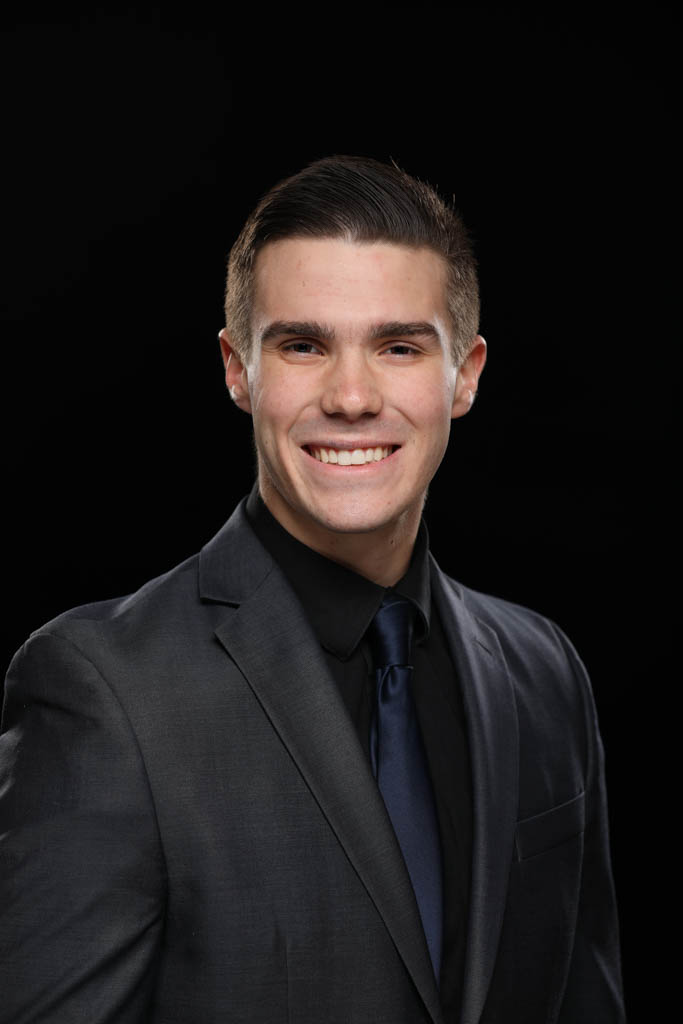
#> input picture examples/webapps/stupick/stupics/broll554.bmp, 683 x 1024 px, given in place of fluffy-cloud.jpg, which was not available
$ python lab9.py
#> lines starting #> are read from the running program, lines starting #| are printed output that depends on the picture; pictures that were not available may be replaced by others from this repository, and a replacement may not be noted
# drawing.py

# To try this example out, first install the Pillow image library by executing
# the following at a terminal prompt:
#    pip install pillow
#
# Documentation for the ImageDraw class is here:
#    https://pillow.readthedocs.io/en/3.3.x/reference/ImageDraw.html

from PIL import Image
from PIL import ImageDraw
from PIL import ImageSequence
import math

WIDTH = 1024
HEIGHT = 800

class FlyingObject:
    def __init__(self, image: Image, x: int, y: int, speed: int, heading: int):
        self.x = x
        self.y = y
        self.speed = speed
        self.heading = heading
        self.image = image

    def move(self):
        self.y -= self.speed * math.sin(self.heading * math.pi / 180)
        self.x += self.speed * math.cos(self.heading * math.pi / 180)

    def draw(self, surface: Image):
        surface.paste(self.image, (round(self.x), round(self.y)), mask=self.image)


class AnimatedFlyingObject:
    def __init__(self, frames: list, x: int, y: int, speed: int, heading: int):
        self.x = x
        self.y = y
        self.speed = speed
        self.heading = heading
        self.frames = frames
        self.curFrame = 0

    def move(self):
        self.y -= self.speed * math.sin(self.heading * math.pi / 180)
        self.x += self.speed * math.cos(self.heading * math.pi / 180)

    def draw(self, surface: Image):
        image = self.frames[self.curFrame]
        surface.paste(image, (round(self.x), round(self.y)), mask=image)
        self.curFrame = (self.curFrame + 1) % len(self.frames)

def loadAnimatedGif(filename: str)-> list:
    animGif = Image.open(filename)

    frames = []
    for frame in ImageSequence.Iterator(animGif):
        rgbFrame = Image.new("RGBA", frame.size)
        rgbFrame.paste(frame)
        frames.append(rgbFrame)

    return frames

def loadImage(filename: str) -> Image:
#> called with filename = 'fluffy-cloud.jpg'
    img = Image.open(filename)
#> img is the input picture: PIL image 683x1024 RGB; mean R, G, B 31.3, 27.5, 27.3
    rgbFrame = Image.new("RGBA", img.size)
#> rgbFrame: PIL image 683x1024 RGBA; every value is 0
    rgbFrame.paste(img)
    return rgbFrame

def generateMovie(objects: list, filename: str):

    frames = []
    for i in range(100):
        frame = Image.new("RGBA", (WIDTH, HEIGHT))
        for fo in objects:
            fo.draw(frame)
            fo.move()
        frames.append(frame)

    frames[0].save(filename, save_all=True, duration=33, append_images=frames[1:])

if __name__ == "__main__":
    print("Generating movie...")

    cloudImage = loadImage("fluffy-cloud.jpg")
    wolfFrames = loadAnimatedGif("wolf-animated-gif-20.gif")
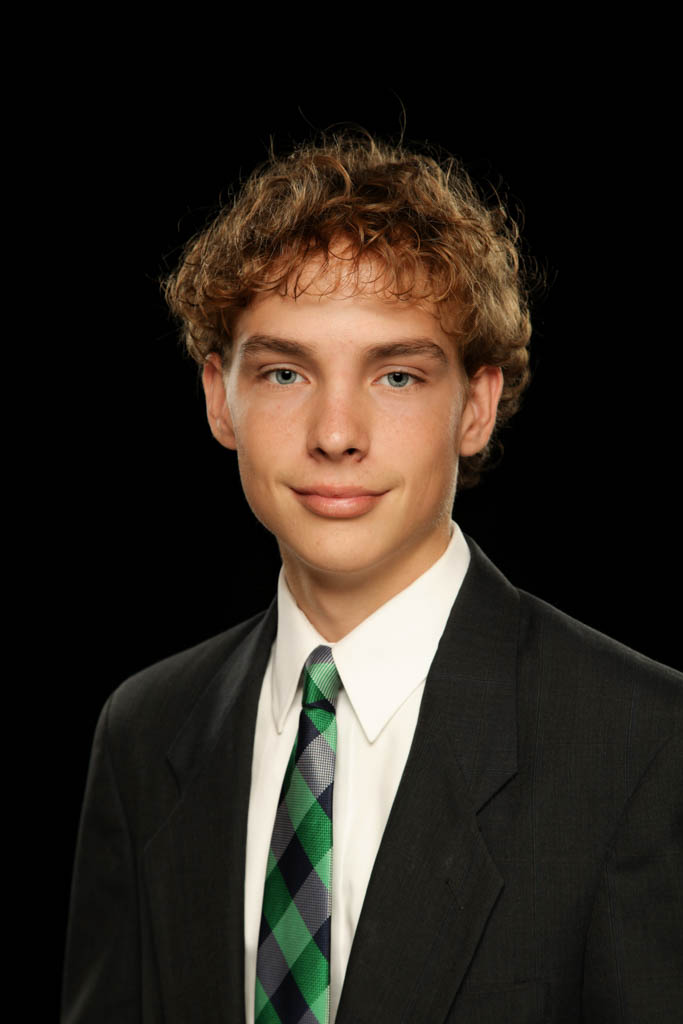
#> input picture examples/webapps/stupick/stupics/ccamf948.bmp, 683 x 1024 px, given in place of wolf-animated-gif-20.gif, which was not available
#> in loadAnimatedGif, animGif is the input picture: PIL image 683x1024 RGB; mean R, G, B 46.4, 38.9, 31.3
#> the loop in loadAnimatedGif, `for frame in ImageSequence.Iterator(animGif):` made 1 pass
#> after the loop in loadAnimatedGif, `for frame in ImageSequence.Iterator(animGif):`: frames = 1 item
#> wolfFrames = 1 item
    flamingoFrames = loadAnimatedGif("flamingo-flying-2.gif")
#> call 2 of loadAnimatedGif, with filename = 'flamingo-flying-2.gif'
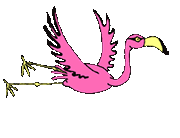
#> input picture lab9/flamingo-flying-2.gif, 180 x 138 px
#> in loadAnimatedGif, animGif is the input picture: PIL image 180x138 P; mean R, G, B, A 28, 13.9, 19.8, 42.3
#> the loop in loadAnimatedGif (call 2), `for frame in ImageSequence.Iterator(animGif):` made 4 passes
#> after the loop in loadAnimatedGif (call 2), `for frame in ImageSequence.Iterator(animGif):`:
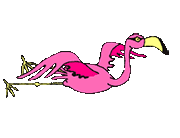
#> rgbFrame: PIL image 180x138 RGBA; mean R, G, B, A 28.4, 12.4, 19.4, 39.4; transparent parts drawn white
#> after the loop in loadAnimatedGif (call 2), `for frame in ImageSequence.Iterator(animGif):`: frames = 4 items
#> flamingoFrames = 4 items

    objects = [
        FlyingObject(cloudImage, 0, 20, 2, 0),
        AnimatedFlyingObject(wolfFrames, 700, 150, 20, 180)
        ]
#> in __init__, `self.frames = frames`: self.frames = 1 item

    for i in range(0, 360, 45):
        objects.append(AnimatedFlyingObject(flamingoFrames, WIDTH / 2, HEIGHT / 2, 6, i))
#> after the loop, objects = 10 items

    generateMovie(objects, "demo.gif")
#> the loop in generateMovie, `for i in range(100):` made 100 passes
#> pass 3, in draw (call 20), `image = self.frames[self.curFrame]`:
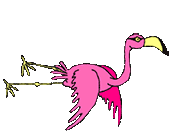
#> image: PIL image 180x138 RGBA; mean R, G, B, A 27.7, 12.4, 18.9, 38.6; transparent parts drawn white
#> after the loop in generateMovie, `for i in range(100):`:
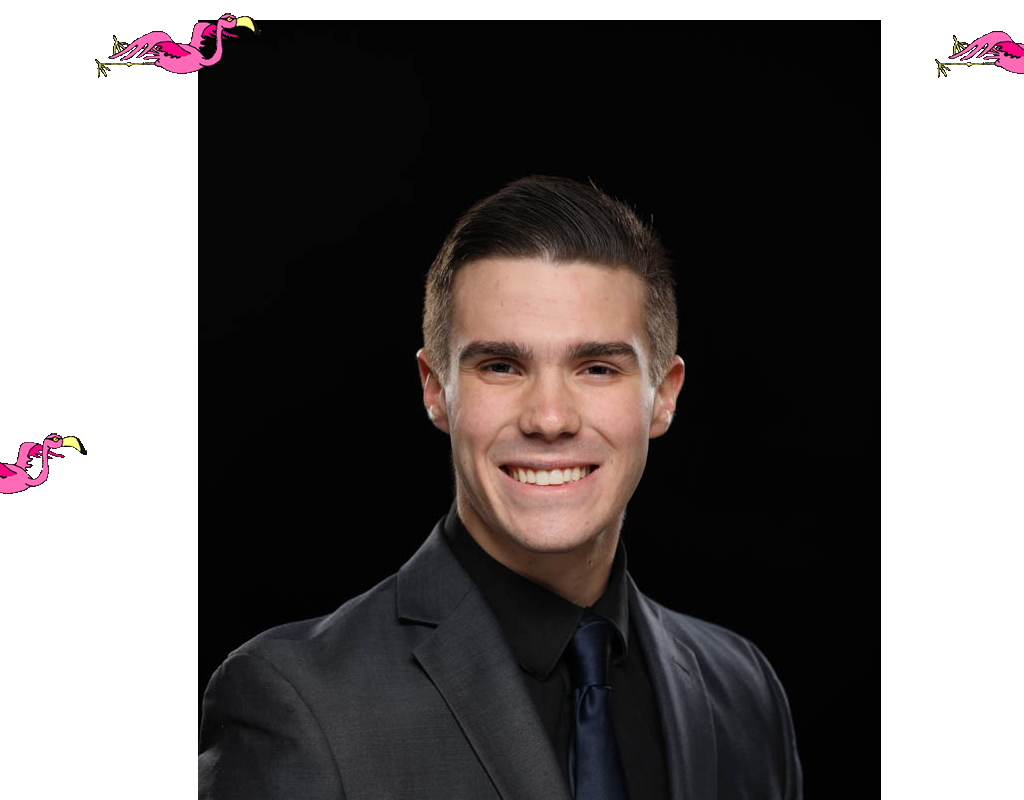
#> frame: PIL image 1024x800 RGBA; mean R, G, B, A 22.8, 18.4, 18.1, 167.9; transparent parts drawn white
#> after the loop in generateMovie, `for i in range(100):`: frames = 100 items
#> in generateMovie, `frames[0].save(filename, save_all=True, duration=33, append_images=fra..`:
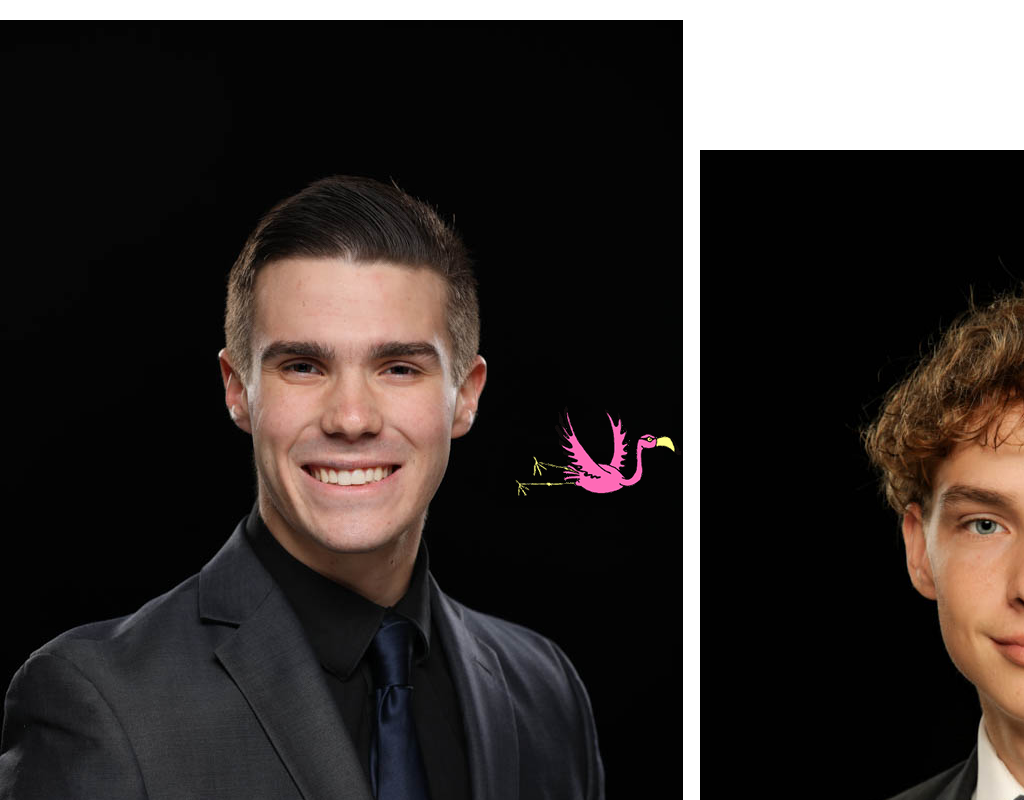
#> saved as demo.gif: PIL image 1024x800 RGBA; mean R, G, B, A 30.1, 23.9, 21.6, 231.4; transparent parts drawn white

    # launch viewer
    import subprocess, sys
    imageViewerFromCommandLine = {'linux':'eog',
                                  'win32':'explorer',
                                  'darwin':'open'}[sys.platform]
    subprocess.run([imageViewerFromCommandLine, 'demo.gif'])
#> (this line was passed over: subprocess is not available in this run)
